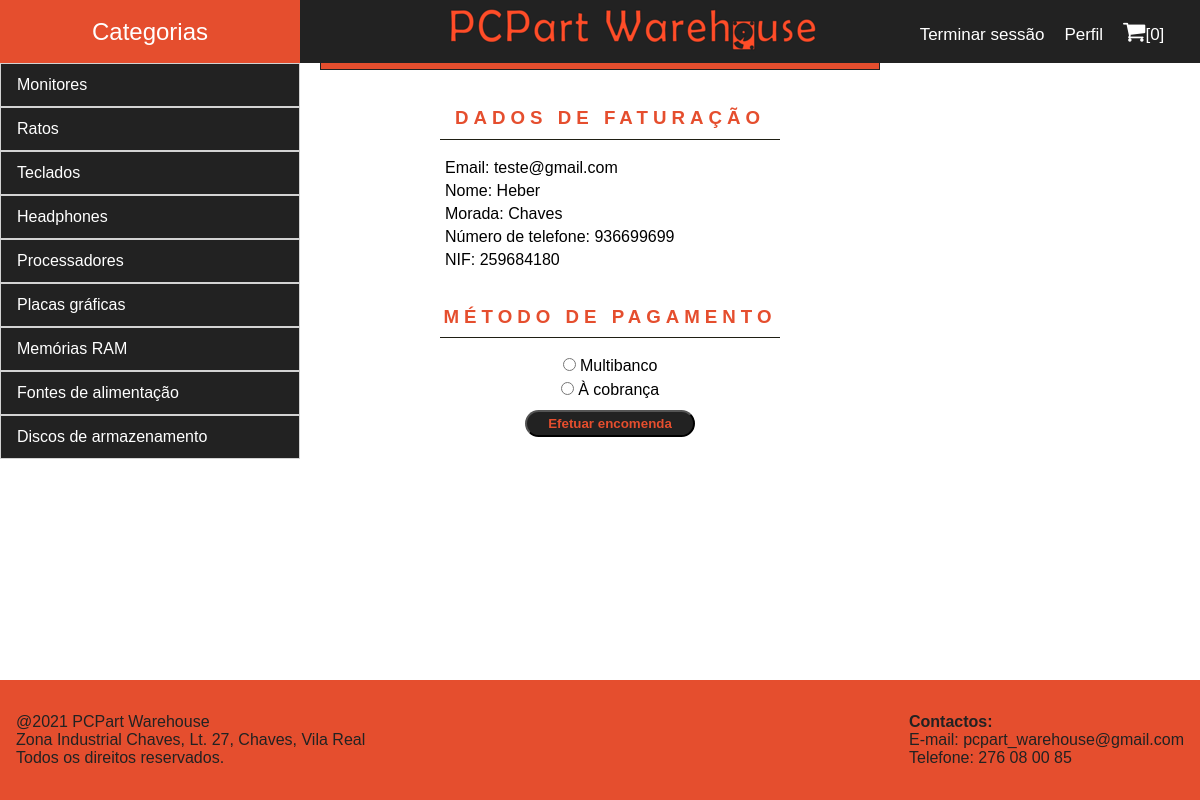
Screenshot of /action_checkout.php (signed in) with the database file from the repository.
### tables this page shows
CREATE TABLE Conta(
  Id INTEGER PRIMARY KEY AUTOINCREMENT,
  Email TEXT NOT NULL,
  Password TEXT NOT NULL,
  Nome TEXT NOT NULL,
  Morada TEXT NOT NULL,
  Num_telefone NUMBER,
  NIF INTEGER
);

### action_checkout.php (called while the page is built, shortened)
<?php
  require_once('config/init.php');
  require_once('database/ProfilePage.php');
  $clientinfo = getClientInfo($_SESSION['emailconta']);
  include('templates/header.php');
  include('templates/checkout.php');
  include('templates/footer.php');
?>

### database/ProfilePage.php (called while the page is built)
<?php
  function getClientInfo($email) {
    global $dbh;
    $stmt = $dbh->prepare('SELECT Nome, Morada, Num_telefone, NIF FROM Conta WHERE Email = ?');
    $stmt->execute(array($email));
    return $stmt->fetch(PDO::FETCH_ASSOC);
  }
?>

### templates/checkout.php (the view)
  <section id="Checkout">
    <body>
      <h3>Dados de faturação</h3>
      <div class="data">
        <p>Email: <?=$_SESSION['emailconta']?></p>
        <p>Nome: <?=$clientinfo['Nome']?></p>
        <p>Morada: <?=$clientinfo['Morada']?></p>
        <p>Número de telefone: <?=$clientinfo['Num_telefone']?></p>
        <p>NIF: <?=$clientinfo['NIF']?></p>
      </div>
      <h3>Método de pagamento</h3>
      <div class="payment">
        <form action="/action_encomenda.php" method="post">
          <input type="radio" name="metodo" value="Multibanco">
          <label for="Multibanco">Multibanco</label><br>
          <input type="radio" name="metodo" value="À cobrança">
          <label for="À cobrança">À cobrança</label><br>
          <input type="submit" value="Efetuar encomenda">
        </form>
      </div>
    </body>
  </section>
</div>

### css/headerstyle.css (style rules this page uses)
* { margin: 0; padding: 0; box-sizing: border-box; }

### css/checkout.css (style rules this page uses)
#Checkout { width: 30%; margin-left: auto; margin-right: auto; padding-left: 20px; font-family: sans-serif; }
#Checkout .data { margin-bottom: 15px; padding-left: 5px; }
#Checkout .data p { margin-bottom: 5px; }
#Checkout h3 { margin: 2em 0 1em 0; padding-bottom: 0.5em; border-bottom: 1px solid #1f1f14; position: relative; color: #e54e2e; text-transform: uppercase; letter-spacing: 5px; text-align: center; }
#Checkout .payment { text-align: center; }
#Checkout .payment input { margin-bottom: 10px; }
#Checkout .payment input:last-of-type { width: 50%; margin-top: 5px; padding: 4px 0; background-color: #222222; color: #e54e2e; font-weight: bold; border-radius: 2em; }

### rows the page displays
conta: Nome "Heber", Morada "Chaves", Num_telefone "936699699", NIF "259684180"

### other values shown
GetNumberOfItemsCart() "0"
$_SESSION['emailconta'] "teste@gmail.com"
